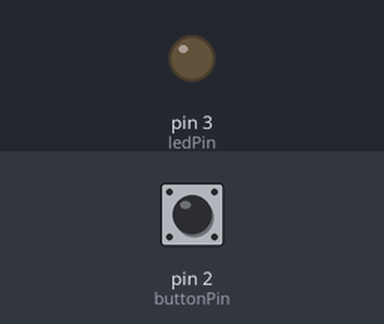
The sketch below on a simulated Arduino Uno, built with avr-gcc and run on an emulated ATmega328P. On the bench: output pins drawn as LEDs (lit = HIGH). Dashed ring = blinking. The test bench sets the inputs (shaded band); at power-on: pin 2 (buttonPin) LOW.

Above: at 1.2 s.
1.3 s: pin 2 (buttonPin) pulled HIGH for 1 s
At 1.45 s:
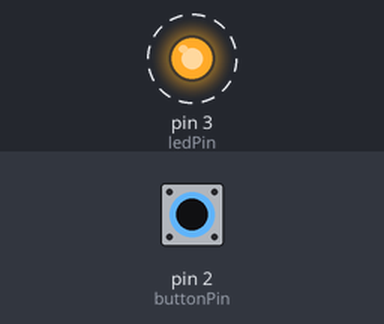
3.8 s: pin 2 (buttonPin) pulled HIGH for 0.15 s
At 4.1 s:
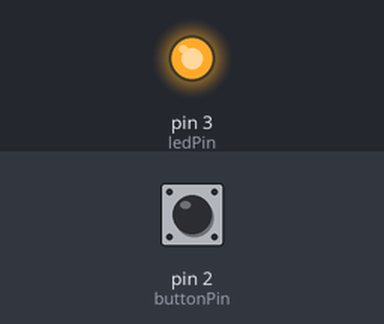
5.4 s: pin 2 (buttonPin) pulled HIGH for 3.2 s
At 8.8 s:
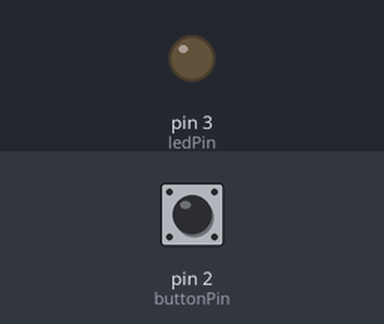
Timing chart, 0 to 10.3 s (numbered marks = the images above; inputs shaded):
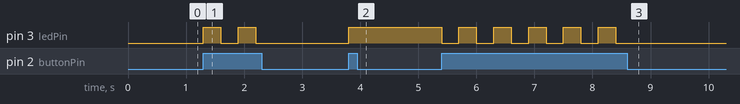

Measured:
- after the input at 1.3 s, pin 3 (ledPin): alternates HIGH for 0.30 s and LOW for 0.30 s, 4 changes in all, then stays LOW, starting at once
- after the input at 3.8 s, pin 3 (ledPin): LOW → HIGH at once
- after the input at 5.4 s, pin 3 (ledPin): alternates HIGH for 0.30 s and LOW for 0.30 s, 11 changes in all, then stays LOW, starting at once

The sketch:

07_SW_cntl.ino
```cpp
const int ledPin = 3;
const int buttonPin = 2;
int led_flag = 0; // 0이면 off 1이면 on

void setup() {
  // put your setup code here, to run once:
  Serial.begin(115200);

  pinMode(ledPin, OUTPUT);
  pinMode(buttonPin, INPUT);

  digitalWrite(ledPin, LOW);

}

void loop() {
  // put your main code here, to run repeatedly:

  int buttonInput = digitalRead(buttonPin);

  if( buttonInput == HIGH) {

    if( led_flag == 0 ){
      digitalWrite(ledPin, HIGH);
      led_flag = 1;
    }
    else{
      digitalWrite(ledPin, LOW);
      led_flag = 0;
    }

    delay(300);

  }


}
```
